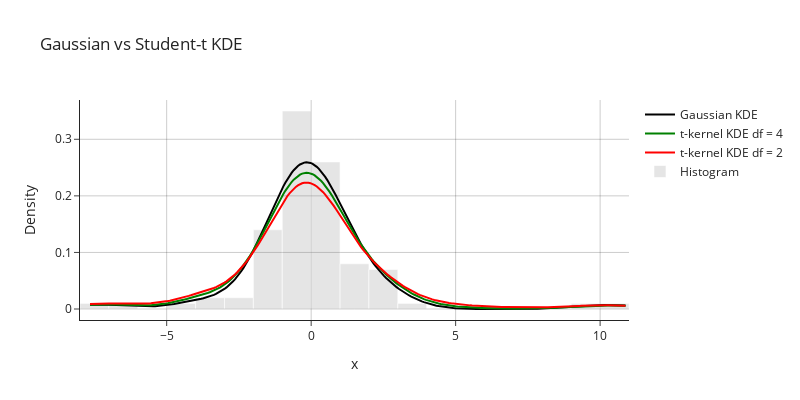

Notebook code for this chart:
### Code cell
fig = go.Figure()

# Gaussian KDE
fig.add_trace(
    go.Scatter(
        x=new_grid,
        y=n_kde,
        mode="lines",
        name="Gaussian KDE",
        line=dict(color="black")
    )
)

# t-kernel KDE df = 4
fig.add_trace(
    go.Scatter(
        x=new_grid,
        y=t4_kde,
        mode="lines",
        name="t-kernel KDE df = 4",
        line=dict(color="green")
    )
)

# t-kernel KDE df = 2
fig.add_trace(
    go.Scatter(
        x=new_grid,
        y=t2_kde,
        mode="lines",
        name="t-kernel KDE df = 2",
        line=dict(color="red")
    )
)

# Histogram
fig.add_trace(
    go.Histogram(
        x=t_samples,
        nbinsx=20,
        histnorm="probability density",
        marker=dict(color="gray"),
        opacity=0.2,
        name="Histogram"
    )
)

fig.update_layout(
    title="Gaussian vs Student-t KDE",
    width=800,
    height=400,
    template="simple_white",
    xaxis_title="x",
    yaxis_title="Density",
    legend=dict(x=0.02, y=0.98),
)

fig.update_xaxes(showgrid=True, gridwidth=1, gridcolor="rgba(0,0,0,0.2)")
fig.update_yaxes(showgrid=True, gridwidth=1, gridcolor="rgba(0,0,0,0.2)")

fig.update_layout(
    legend=dict(
        x=1.02,
        y=1,
        xanchor="left",
        yanchor="top"
    ),
    margin=dict(r=160)  # make room for the legend
)

fig.show()

### Figure 1 — Plotly figure (JSON) as saved in the notebook; plotly's stock layout.template omitted (floating-point values rounded to 4 significant figures; data arrays with more than 128 entries replaced by an {"elided": "..."} marker saying what was removed)
{"data": [{"line": {"color": "black"}, "mode": "lines", "name": "Gaussian KDE", "type": "scatter", "x": {"elided": "256 float values"}, "y": {"elided": "256 float values"}}, {"line": {"color": "green"}, "mode": "lines", "name": "t-kernel KDE df = 4", "type": "scatter", "x": {"elided": "256 float values"}, "y": {"elided": "256 float values"}}, {"line": {"color": "red"}, "mode": "lines", "name": "t-kernel KDE df = 2", "type": "scatter", "x": {"elided": "256 float values"}, "y": {"elided": "256 float values"}}, {"histnorm": "probability density", "marker": {"color": "gray"}, "name": "Histogram", "nbinsx": 20, "opacity": 0.2, "type": "histogram", "x": [2.994, -0.1508, -0.02749, 1.033, 1.348, 2.422, 1.015, -0.2299, 9.673, 0.5273, 2.079, 0.07417, 0.7165, 2.514, 0.7481, -7.653, -0.8801, -0.4024, 0.2883, -0.5787, -1.072, -0.09365, 0.02527, -1.3, 3.207, -0.3373, -1.232, 0.2901, 0.2606, 0.7076, 0.06067, -0.2797, -1.067, -0.349, -0.1484, -1.144, -0.1389, -0.1686, 0.6822, -0.0111, -0.6682, -0.7575, -3.401, -0.2905, 0.4161, -4.133, -0.9346, -1.843, -1.23, -6.92, 0.7205, 0.518, -0.2462, 0.04316, -0.1599, 0.7889, 2.03, -1.976, 0.1416, 0.0002287, -0.5955, 0.3848, 0.9352, -3.986, -0.8604, 1.264, -0.5505, -1.01, -0.7965, -1.471, 1.11, -0.7789, -0.7953, -2.116, 0.6639, 0.8787, 2.203, -0.8271, 0.8249, -1.835, -2.462, -0.09209, -1.68, 1.482, 10.88, -0.9692, -0.8287, 2.0, -0.5009, 1.3, 0.5204, -1.082, -0.9414, -1.758, -0.3531, -0.2208, 0.4336, 1.715, 0.8332, -0.1168]}], "layout": {"height": 400, "legend": {"x": 1.02, "xanchor": "left", "y": 1, "yanchor": "top"}, "margin": {"r": 160}, "title": {"text": "Gaussian vs Student-t KDE"}, "width": 800, "xaxis": {"gridcolor": "rgba(0,0,0,0.2)", "gridwidth": 1, "showgrid": true, "title": {"text": "x"}}, "yaxis": {"gridcolor": "rgba(0,0,0,0.2)", "gridwidth": 1, "showgrid": true, "title": {"text": "Density"}}}}
